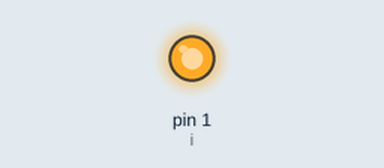
Simulated run of this sketch. Board: Arduino Uno, built with avr-gcc and run on an emulated ATmega328P. Parts: output pins drawn as LEDs (lit = HIGH).

Above: at 2.5 s.
At 7.5 s:
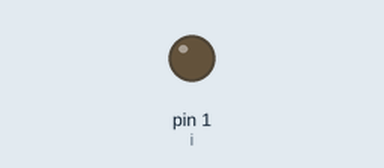
Timing chart, 0 to 13.0 s (numbered marks = the images above):
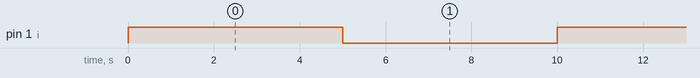

Measured:
- by itself, pin 1 (i): alternates HIGH for 5.0 s and LOW for 5.0 s

The sketch:

code.ino
```cpp
int i =1;
void setup()
{
  pinMode(i,OUTPUT);
}
void loop()
{
  digitalWrite(i,HIGH);
  delay(5000);
  digitalWrite(i,LOW);
  delay(5000);
}
```
